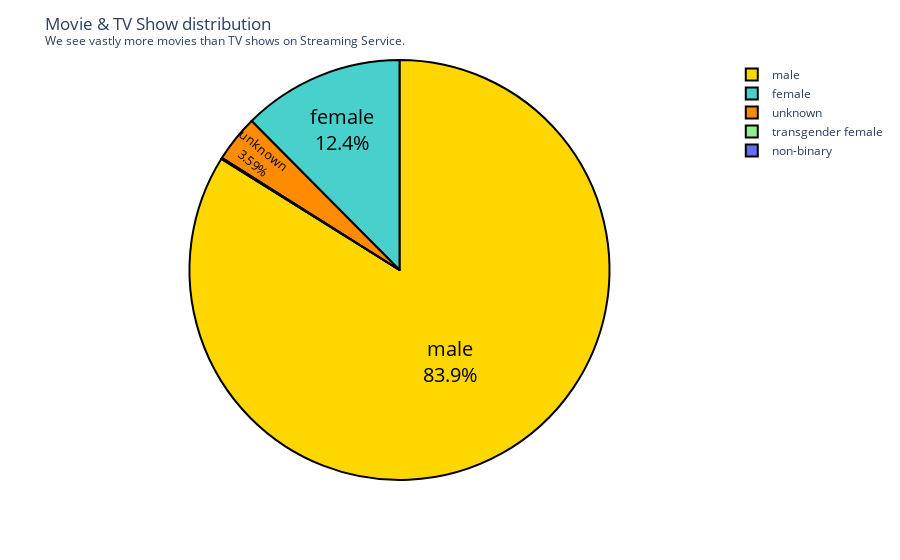

The cell this chart's notebook holds for it:
### Code cell
fig = px.pie(order, values='count', names='gender')
colors = ['gold', 'mediumturquoise', 'darkorange', 'lightgreen']
fig.update_traces(textposition='inside', textinfo='percent+label', textfont_color='#000000', textfont_size=20, marker=dict(colors=colors, line=dict(color='#000000', width=2)))
fig.update_layout(title_text='Movie & TV Show distribution<br><sup>We see vastly more movies than TV shows on Streaming Service.</sup>')
fig.show()

### Figure 1 — Plotly figure (JSON) as saved in the notebook; plotly's stock layout.template omitted (floating-point values rounded to 4 significant figures)
{"data": [{"domain": {"x": [0, 1], "y": [0, 1]}, "hovertemplate": "gender=%{label}<br>count=%{value}<extra></extra>", "labels": ["male", "female", "unknown", "transgender female", "non-binary"], "legendgroup": "", "marker": {"colors": ["gold", "mediumturquoise", "darkorange", "lightgreen"], "line": {"color": "#000000", "width": 2}}, "name": "", "showlegend": true, "textfont": {"color": "#000000", "size": 20}, "textinfo": "percent+label", "textposition": "inside", "type": "pie", "values": [5975, 886, 256, 4, 2]}], "layout": {"legend": {"tracegroupgap": 0}, "margin": {"t": 60}, "title": {"text": "Movie & TV Show distribution<br><sup>We see vastly more movies than TV shows on Streaming Service.</sup>"}}}
